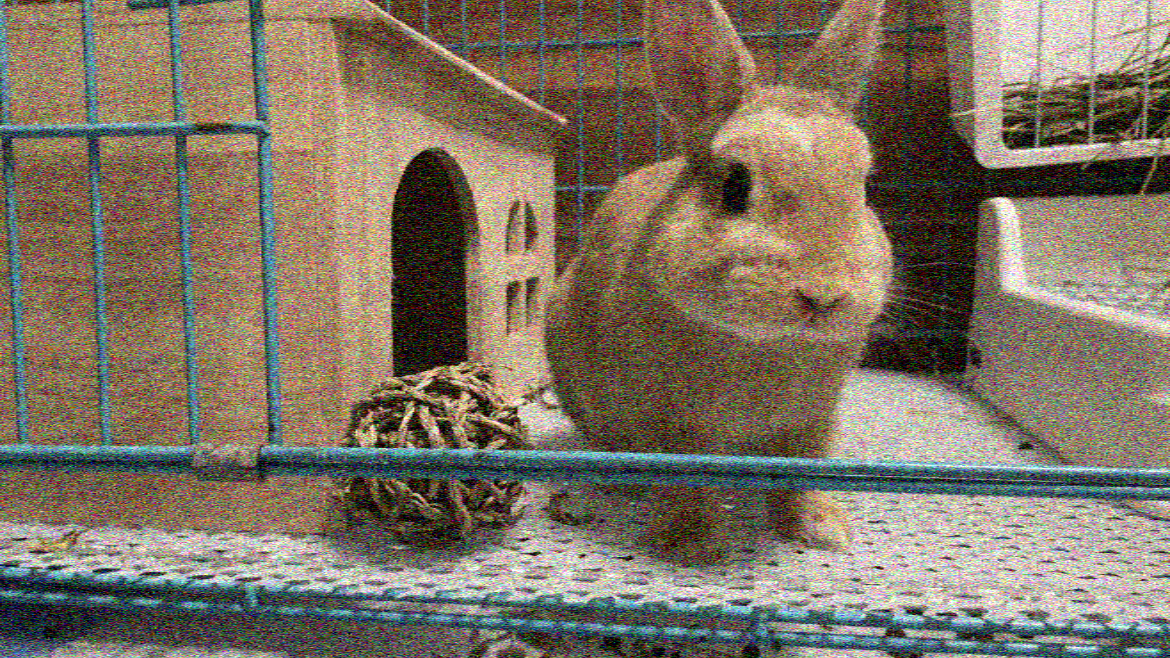
#> input picture Input_color.jpg, 1170 x 658 px, found by its file name
$ jupyter execute --allow-errors ADMM_3d_test.ipynb
#> lines starting #> are read from the running program, lines starting #| are printed output that depends on the picture
#> further down, u is the input picture: shape (658, 1170, 3); mean B, G, R 99.7, 115.6, 127.1
[cell 1]
""" ADMM color test. """
import numpy as np
import cv2
from scipy.fftpack import fft2, ifft2
import time
#> (the rest of this cell did not finish here and is left out)

[cell 2]
# Auxiliary functions
def z_solver(x, u, lambd, rho, mask, tv_type):
    w = mask * (D(x) + (1 / rho) * u)
    if tv_type == 'anisotropic':
        z = soft_threshold(w, lambd / rho)
    else:
        w_v, w_h = w[:, :, 0], w[:, :, 1]
        t = np.sqrt(w_v**2 + w_h**2)
        z = (np.atleast_3d(soft_threshold(t, lambd / rho) / (t + np.finfo(float).eps)))*w
    return z

def soft_threshold(x, kappa):
    return np.maximum(x - kappa, 0) - np.maximum(-x - kappa, 0)

def x_solver(z, u, u0, rho, deno):
    x = ifft2(fft2(u0 + rho * DT(z) - DT(u)) / deno)
    return x

"""implements ADMM for TV-L^2."""
def ADMM_3D(u0,lambd, N, \
              tv_type = "anisotropic",
                rho = 1, mu = 10, tau = 2, ground_truth = None, eps = 1e-3, channel_axis = None):
    # note: when ground truth is nonzero, eps is used to
    # ensure the quality of output image
#> called with lambd = 20, N = 100, tv_type = 'anisotropic', rho = 1, mu = 10, tau = 2, eps = 0.001
    m, n, c = u0.shape
#> m = 658; n = 1170; c = 3
    assert c == 3, "color channel mismatch error."
    # Initialization
    u0_R = u0[:,:,0]
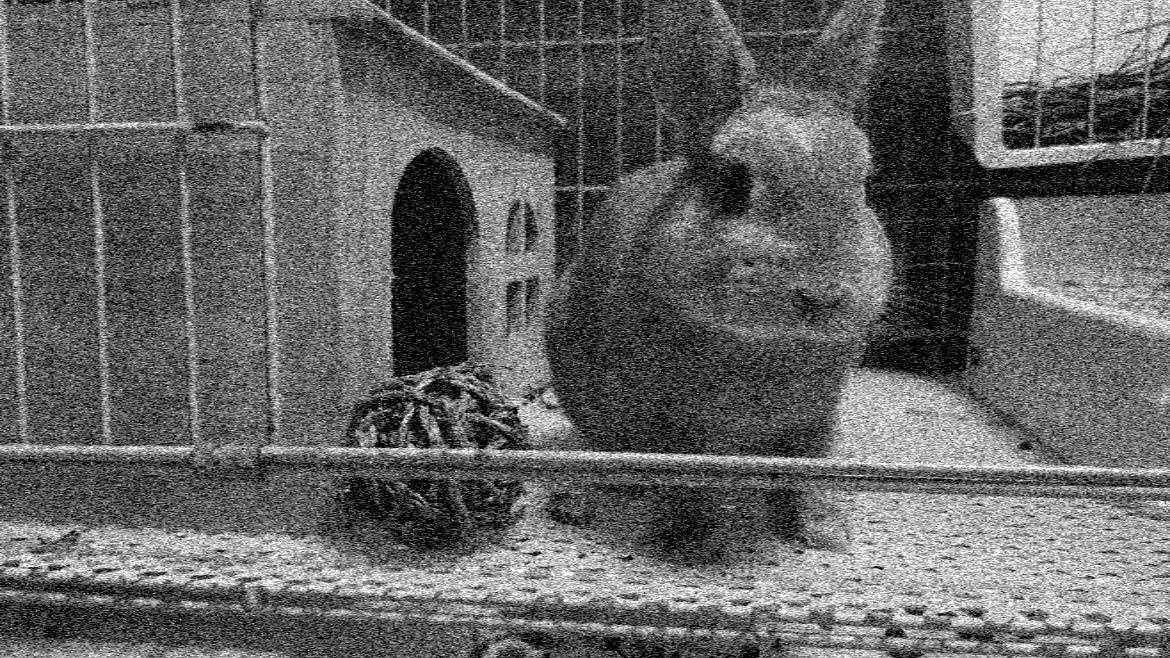
#> u0_R: shape (658, 1170) float32; min 0, max 255, mean 99.7
    u0_G = u0[:,:,1]
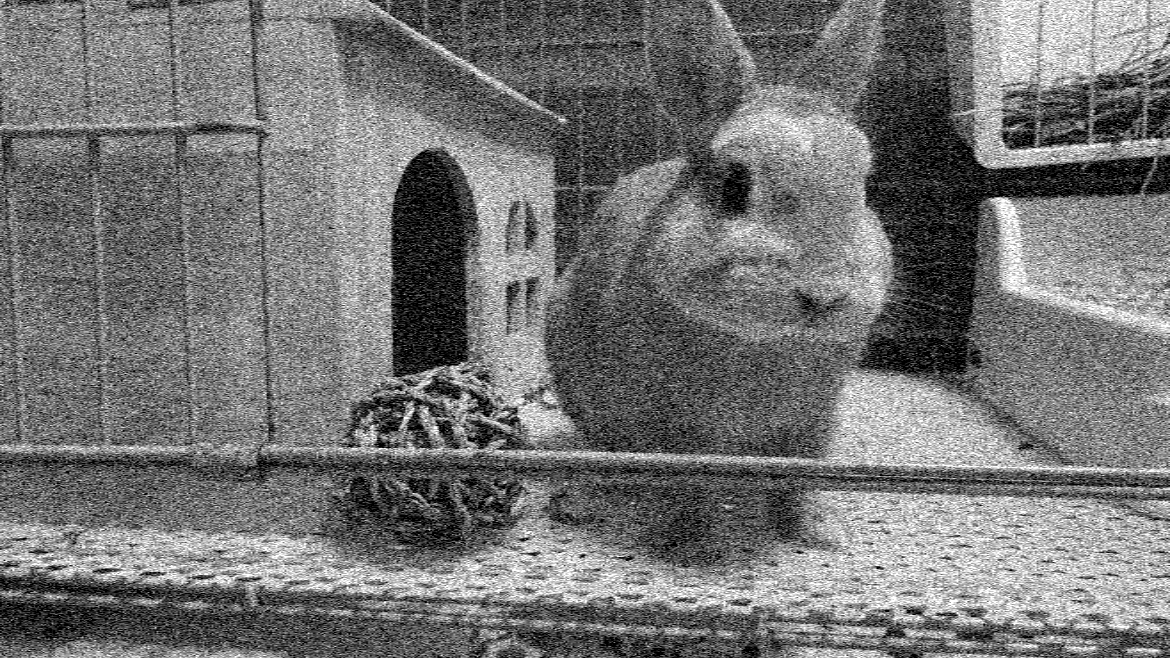
#> u0_G: shape (658, 1170) float32; min 0, max 255, mean 115.6
    u0_B = u0[:,:,2]
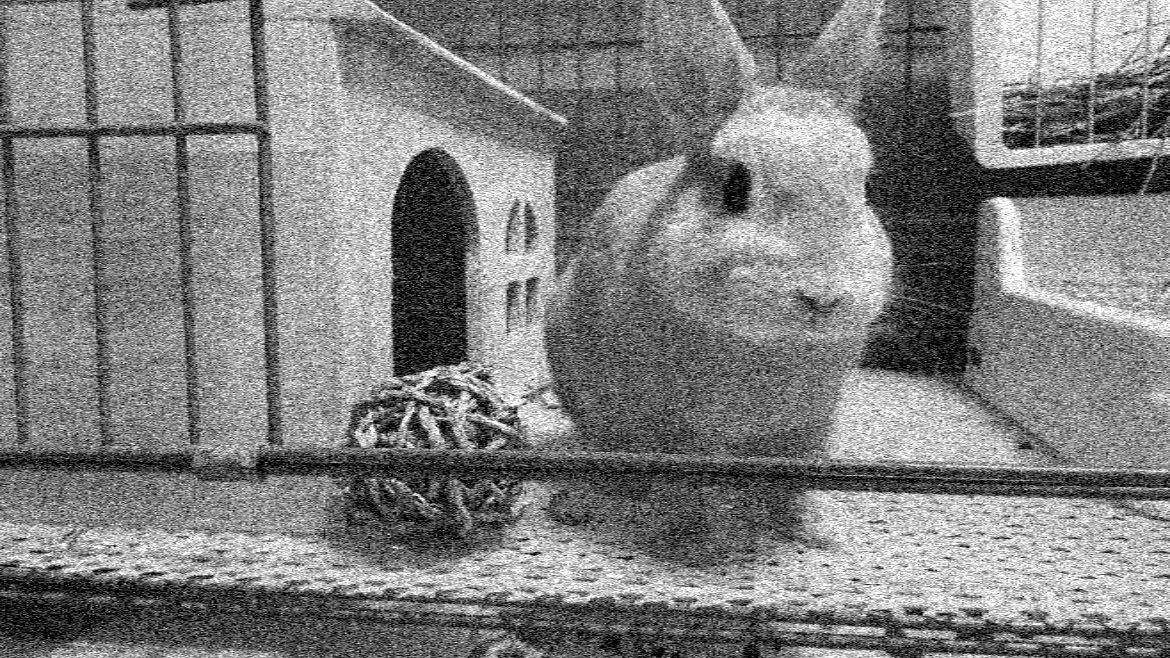
#> u0_B: shape (658, 1170) float32; min 0, max 255, mean 127.1
    x = np.zeros_like(u0)
    x_next = np.zeros_like(u0)
    z = np.zeros((m,n,3,2))
    z_next = np.zeros((m,n,3,2))
    u = np.zeros_like(z)

    def mask_u0(u_channel):
        z = D(u_channel)
        u = np.zeros_like(z)
        mask = np.ones_like(z)
        mask[-1, :, 0] = 0
        mask[:, -1, 1] = 0
        dh = np.array([[0, 0, 0], [-1, 1, 0], [0, 0, 0]])
        dh_pad = np.zeros((m, n))
        dh_pad[m//2:m//2+3, n//2:n//2+3] = dh
        # horizontal difference operator
        dv = np.array([[0, -1, 0], [0, 1, 0], [0, 0, 0]])
        dv_pad = np.zeros((m, n))
        dv_pad[m//2:m//2+3, n//2:n//2+3] = dv
        # vertical difference operator
        fdh = fft2(dh_pad)
        fdv = fft2(dv_pad)
        deno = 1 + rho * np.abs(fdh)**2 + rho * np.abs(fdv)**2
        return deno, mask, u
    deno_R, mask_R, u[:,:,0,:] = mask_u0(u0_R)
    deno_G, mask_G, u[:,:,1,:] = mask_u0(u0_G)
    deno_B, mask_B, u[:,:,2,:] = mask_u0(u0_B)
    z = D(u0)
    print(z.shape)
    # print("z=",z)
    print("dtz=",DT(z))
    # tic = time.perf_counter()
    # denoise_process = []
    # Main loop
    # np.save("0_temp.npy",u0)
    """To display the denoising process, the intermediate values
    are saved to a temp.npy file. """
    # TODO: find RAM-economical solution to dynamical denoising display
    if ground_truth == None:
        # iterate for a set number of times
        for i in range(N):
            # TODO: set stopping criteria with original image
            x_next[:,:,0] = x_solver(z[:,:,0,:], u[:,:,0,:], u0_R, rho, deno_R)
            z_next[:,:,0,:] = z_solver(x_next[:,:,0], u[:,:,0,:], lambd, rho, mask_R, tv_type)
            x_next[:,:,1] = x_solver(z[:,:,1,:], u[:,:,1,:], u0_G, rho, deno_G)
            z_next[:,:,1,:] = z_solver(x_next[:,:,1], u[:,:,1,:], lambd, rho, mask_G, tv_type)
            x_next[:,:,2] = x_solver(z[:,:,2,:], u[:,:,2,:], u0_B, rho, deno_B)
            z_next[:,:,2,:] = z_solver(x_next[:,:,2], u[:,:,2,:], lambd, rho, mask_B, tv_type)

            u_next = u + rho * (D(x_next) - z_next)
            # print(DT(z))
            # z_next = np.stack([z_next_R, z_next_G, z_next_B], axis = 2)
            # print(DT(z_next))
            s = -rho * (DT(z_next - z))
            r = D(x) - z
            s_norm = np.linalg.norm(s)
            r_norm = np.linalg.norm(r)
            if r_norm > mu * s_norm:
                rho = rho * tau
            elif s_norm > mu * r_norm:
                rho = rho / tau
            if np.linalg.norm(x-x_next)/np.linalg.norm(x) < eps:
                break

            x = x_next
            z = z_next
            u = u_next

            x_temp = x.astype(np.uint8)
            os_dir = [str(i),"temp.npy"]
            os_dir = "_".join(os_dir)
            np.save(os_dir, x_temp)
            # denoise_process.append(u)
    else:
        # compare the generated image with ground truth
        # end iteration if difference smaller than eps
        # or when k exceeds maxiter
        k = 0
        while np.linalg.norm(ground_truth, x)/np.linalg.norm(x)>eps:
            x_next = x_solver(z, u, u0, rho, deno)
            z_next = z_solver(x_next, u, lambd, rho, mask, tv_type)
            u_next = u + rho * (D(x_next) - z_next)

            s = -rho * (DT(z_next - z))
            r = D(x) - z

            s_norm = np.linalg.norm(s)
            r_norm = np.linalg.norm(r)

            if r_norm > mu * s_norm:
                rho = rho * tau
            elif s_norm > mu * r_norm:
                rho = rho / tau

            x = x_next
            z = z_next
            u = u_next
            x_temp = x.astype(np.uint8)
            os_dir = [str(k),"temp.npy"]
            os_dir = "_".join(os_dir)
            np.save(os_dir, x_temp)
            # denoise_process.append(u)
            if k > N:
                break
            k+=1
    # toc = time.perf_counter()
    # runtime = toc - tic

    return x

#> (a cell that did not finish here is left out)
